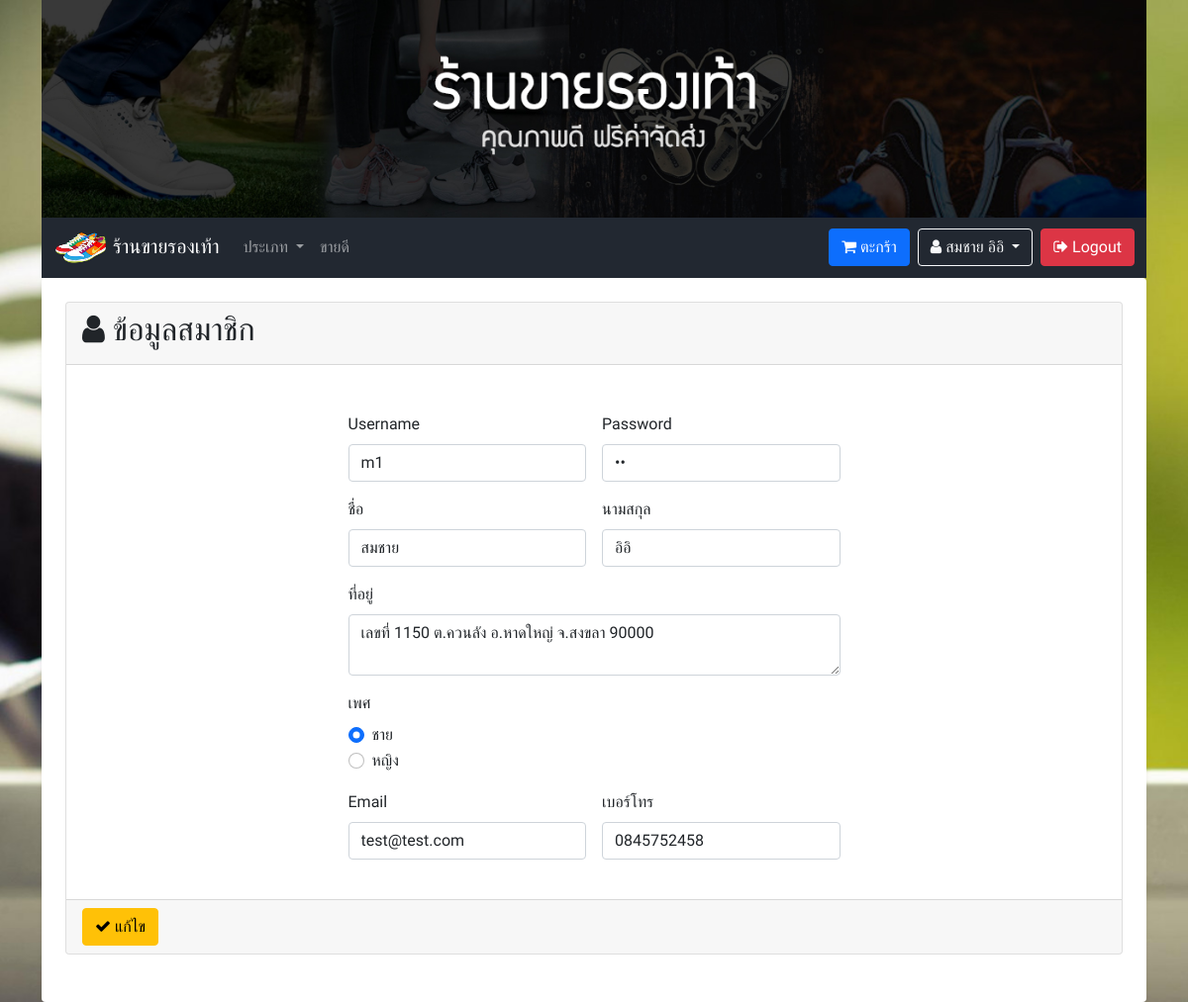
The app's page /member_profile.php (signed in) with its own data.
### tables this page shows
CREATE TABLE `tbl_user` (
  `u_id` int(10) NOT NULL COMMENT 'ID',
  `u_username` varchar(255) NOT NULL COMMENT 'ชื่อผู้ใช้',
  `u_password` varchar(255) NOT NULL COMMENT 'รหัสผ่าน',
  `u_fname` varchar(255) NOT NULL COMMENT 'ชื่อ',
  `u_lname` varchar(255) NOT NULL COMMENT 'นามสกุล',
  `u_sex` varchar(50) NOT NULL COMMENT 'เพศ',
  `u_address` text NOT NULL COMMENT 'ที่อยู่',
  `u_email` varchar(255) NOT NULL COMMENT 'อีเมล์',
  `u_tel` varchar(10) NOT NULL COMMENT 'เบอร์โทร',
  `u_role` varchar(50) NOT NULL COMMENT 'บทบาท'
);

### functions.php (called while the page is built, shortened)
<?php
class ConnectDB
{
    function __construct()
    {
        $DB_HOST = "localhost";
        $DB_USER = "root";
        $DB_PASS = "";
        $DB_NAME = "stoe_store";
        $con = new mysqli($DB_HOST, $DB_USER, $DB_PASS, $DB_NAME);
        $con->set_charset("utf8");
        $this->db = $con;
    }
}
class Member extends ConnectDB
{
    function memberGetById($id)
    {
        $result = $this->db->query("SELECT * FROM tbl_user WHERE u_id = '$id' AND u_role = 'member' ");
        $row = $result->fetch_all(MYSQLI_ASSOC);
        return $row;
    }
}

### member_profile.php (the view, shortened to what this page needs)
<?php
include('header.php');
?>
</head>
<?php
$obj_member = new Member();
$row_member = $obj_member->memberGetById($_SESSION['user']['id']);
?>
<body class="bgc-gray bgm-stoes">
    <?php include('navbar.php'); ?>
    <div class="container p-4 pb-5 bgc-white shadow-sm rounded min-height">
        <div class="card">
            <div class="card-header">
                <h2><i class="fa fa-user" aria-hidden="true"></i> ข้อมูลสมาชิก</h2>
            </div>
            <div class="card-body">
                <div class="row">
                    <form action="" method="POST" class="row g-3 col-md-6 mx-auto">
                        <div class="col-md-6">
                            <label for="username" class="form-label">Username</label>
                            <input name="username" type="text" class="form-control" id="username" value="<?= $row_member[0]['u_username'] ?>">
                        </div>
                        <div class="col-md-6">
                            <label for="password" class="form-label">Password</label>
                            <input name="password" type="password" class="form-control" id="password" value="<?= $row_member[0]['u_password'] ?>">
                        </div>
                        <div class="col-md-6">
                            <label for="fname" class="form-label">ชื่อ</label>
                            <input name="fname" type="text" class="form-control" id="fname" value="<?= $row_member[0]['u_fname'] ?>">
                        </div>
                        <div class="col-md-6">
                            <label for="lname" class="form-label">นามสกุล</label>
                            <input name="lname" type="text" class="form-control" id="lname" value="<?= $row_member[0]['u_lname'] ?>">
                        </div>
                        <div class="col-12">
                            <label for="address" class="form-label">ที่อยู่</label>
                            <textarea name="address" type="text" class="form-control" id="address"><?= $row_member[0]['u_address'] ?></textarea>
                        </div>
                        <div class="col-12">
                            <label for="inputAddress" class="form-label">เพศ</label>
                            <div class="form-check">
                                <input name="sex" value="ชาย" class="form-check-input" type="radio" id="male" <?php if ($row_member[0]['u_sex'] == 'ชาย') {
                                                                                                                    echo 'checked';
                                                                                                                } ?>>
                                <label class="form-check-label" for="male">
                                    ชาย
                                </label>
                            </div>
                            <div class="form-check">
                                <input name="sex" value="หญิง" class="form-check-input" type="radio" id="female" <?php if ($row_member[0]['u_sex'] == 'หญิง') {
                                                                                                                        echo 'checked';
                                                                                                                    } ?>>
                                <label class="form-check-label" for="female">
                                    หญิง
                                </label>
                            </div>
                        </div>
                        <div class="col-md-6">
                            <label for="email" class="form-label">Email</label>
                            <input name="email" type="email" class="form-control" id="email" value="<?= $row_member[0]['u_email'] ?>">
                        </div>
                        <div class="col-md-6">
                            <label for="tel" class="form-label">เบอร์โทร</label>
                            <input name="tel"  class="form-control" id="tel" oninput="javascript: if (this.value.length > this.maxLength) this.value = this.value.slice(0, this.maxLength);" type="number" maxlength="10"  value="<?= $row_member[0]['u_tel'] ?>">
                        </div>
                </div>
            </div>
            <div class="card-footer mt-4">
                <button type="submit" class="btn btn-warning" name="submit"><i class="fa fa-check" aria-hidden="true"></i> แก้ไข</button>
            </div>
        </div>
    </div>
</body>
</html>

### navbar.php (shortened to what this page needs)
<div class="container">
    <img src="img/banner.jpg" style="width:100%;max-height:250px;min-height:150px;" class="img-fluid">
    <nav class="navbar navbar-expand-lg navbar-dark sticky-top">
        <div class="container">
            <a class="navbar-brand" href="index.php"><img src="img/logo.png" style="height:35px;width:55px;"> ร้านขายรองเท้า</a>
            <div class="collapse navbar-collapse" id="navbarSupportedContent">
                <ul class="navbar-nav me-auto mb-2 mb-lg-0">
                    <li class="nav-item dropdown">
                        <a class="nav-link dropdown-toggle" href="#" id="navbarDropdown" role="button" data-bs-toggle="dropdown" aria-expanded="false">
                            ประเภท
                        </a>
                    </li>
                    <li class="nav-item">
                        <a class="nav-link" href="index.php?popular">ขายดี <sup><img src="img/hot.gif" style="width:25px;"></sup></a>
                    </li>
                </ul>
                <ul class="navbar-nav d-flex">
                    <?php
                    if (isset($_SESSION['user']['role']) && $_SESSION['user']['role'] == 'member') { ?>
                        <a href="member_cart.php" class="btn btn-primary me-2"><i class="fa fa-shopping-cart" aria-hidden="true"></i> ตะกร้า</a>
                        <?php
                        $obj_fetchNameNav = new Member();
                        $row_fetchNameNav = $obj_fetchNameNav->memberGetById($_SESSION['user']['id']);
                        ?>
                        <div class="dropdown me-2">
                            <button class="btn btn-outline-light dropdown-toggle" type="button" id="dropdownMenuButton1" data-bs-toggle="dropdown" aria-expanded="false">
                                <i class="fa fa-user" aria-hidden="true"></i> <?= $row_fetchNameNav[0]['u_fname'] . ' ' . $row_fetchNameNav[0]['u_lname'] ?>
                            </button>
                        </div>
                        <a href="logout.php" class="btn btn-danger"><i class="fa fa-sign-out" aria-hidden="true"></i> Logout</a>
                    <?php
                    } else if (isset($_SESSION['user']['role']) && $_SESSION['user']['role'] == 'admin') { ?>
                        <a href="logout.php" class="btn btn-danger"><i class="fa fa-sign-out" aria-hidden="true"></i> Logout</a>
                    <?php } else { ?>
                        <a href="login.php" class="btn btn-success me-2"><i class="fa fa-sign-in" aria-hidden="true"></i> Login</a>
                        <a href="register.php" class="btn btn-primary"><i class="fa fa-plus-circle" aria-hidden="true"></i> สมัครสมาชิก</a>
                    <?php } ?>
                </ul>
            </div>
        </div>
    </nav>

### css/style.css (style rules this page uses)
* { font-family: "Chakra Petch", sans-serif; }
nav.navbar { background-color: #222831 !important; }
.bgc-gray { background-color: #eee; }
.bgc-white { background-color: #fff; }
.min-height { min-height: 700px; height: auto; }
.bgm-stoes { background: url("../img/bg.jpg") no-repeat center center fixed; -webkit-background-size: cover; -moz-background-size: cover; -o-background-size: cover; background-size: cover; }

### records on screen
tbl_user: u_fname "สมชาย", u_lname "อิอิ", username "m1", fname "สมชาย", lname "อิอิ", address "เลขที่ 1150 ต.ควนลัง อ.หาดใหญ่ จ.สงขลา 90000", u_sex "☑ ชาย", u_sex "☐ หญิง", email "test@test.com", tel "0845752458"
